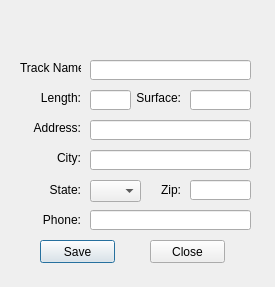
<?xml version="1.0" encoding="UTF-8"?>
<ui version="4.0">
 <class>Track</class>
 <widget class="QDialog" name="Track">
  <property name="geometry">
   <rect>
    <x>0</x>
    <y>0</y>
    <width>275</width>
    <height>287</height>
   </rect>
  </property>
  <property name="windowTitle">
   <string>Dialog</string>
  </property>
  <widget class="QLabel" name="label_4">
   <property name="geometry">
    <rect>
     <x>40</x>
     <y>210</y>
     <width>41</width>
     <height>20</height>
    </rect>
   </property>
   <property name="text">
    <string>&lt;html&gt;&lt;head/&gt;&lt;body&gt;&lt;p align=&quot;right&quot;&gt;Phone:&lt;/p&gt;&lt;/body&gt;&lt;/html&gt;</string>
   </property>
  </widget>
  <widget class="QLabel" name="label_7">
   <property name="geometry">
    <rect>
     <x>20</x>
     <y>150</y>
     <width>61</width>
     <height>16</height>
    </rect>
   </property>
   <property name="text">
    <string>&lt;html&gt;&lt;head/&gt;&lt;body&gt;&lt;p align=&quot;right&quot;&gt;City:&lt;/p&gt;&lt;/body&gt;&lt;/html&gt;</string>
   </property>
  </widget>
  <widget class="QLabel" name="label_6">
   <property name="geometry">
    <rect>
     <x>20</x>
     <y>120</y>
     <width>61</width>
     <height>16</height>
    </rect>
   </property>
   <property name="text">
    <string>&lt;html&gt;&lt;head/&gt;&lt;body&gt;&lt;p align=&quot;right&quot;&gt;Address:&lt;/p&gt;&lt;/body&gt;&lt;/html&gt;</string>
   </property>
  </widget>
  <widget class="QLabel" name="label_8">
   <property name="geometry">
    <rect>
     <x>40</x>
     <y>180</y>
     <width>41</width>
     <height>20</height>
    </rect>
   </property>
   <property name="text">
    <string>&lt;html&gt;&lt;head/&gt;&lt;body&gt;&lt;p align=&quot;right&quot;&gt;State:&lt;/p&gt;&lt;/body&gt;&lt;/html&gt;</string>
   </property>
  </widget>
  <widget class="QLabel" name="label_3">
   <property name="geometry">
    <rect>
     <x>120</x>
     <y>90</y>
     <width>61</width>
     <height>16</height>
    </rect>
   </property>
   <property name="text">
    <string>&lt;html&gt;&lt;head/&gt;&lt;body&gt;&lt;p align=&quot;right&quot;&gt;Surface:&lt;/p&gt;&lt;/body&gt;&lt;/html&gt;</string>
   </property>
  </widget>
  <widget class="QLabel" name="label">
   <property name="geometry">
    <rect>
     <x>20</x>
     <y>60</y>
     <width>61</width>
     <height>16</height>
    </rect>
   </property>
   <property name="text">
    <string>&lt;html&gt;&lt;head/&gt;&lt;body&gt;&lt;p align=&quot;right&quot;&gt;Track Name:&lt;/p&gt;&lt;/body&gt;&lt;/html&gt;</string>
   </property>
  </widget>
  <widget class="QLabel" name="label_2">
   <property name="geometry">
    <rect>
     <x>20</x>
     <y>90</y>
     <width>61</width>
     <height>16</height>
    </rect>
   </property>
   <property name="text">
    <string>&lt;html&gt;&lt;head/&gt;&lt;body&gt;&lt;p align=&quot;right&quot;&gt;Length:&lt;/p&gt;&lt;/body&gt;&lt;/html&gt;</string>
   </property>
  </widget>
  <widget class="QComboBox" name="trackState">
   <property name="geometry">
    <rect>
     <x>90</x>
     <y>180</y>
     <width>51</width>
     <height>22</height>
    </rect>
   </property>
   <item>
    <property name="text">
     <string/>
    </property>
   </item>
   <item>
    <property name="text">
     <string>AK</string>
    </property>
   </item>
   <item>
    <property name="text">
     <string>AL</string>
    </property>
   </item>
   <item>
    <property name="text">
     <string>AR</string>
    </property>
   </item>
   <item>
    <property name="text">
     <string>AZ</string>
    </property>
   </item>
   <item>
    <property name="text">
     <string>CA</string>
    </property>
   </item>
   <item>
    <property name="text">
     <string>CO</string>
    </property>
   </item>
   <item>
    <property name="text">
     <string>CT</string>
    </property>
   </item>
   <item>
    <property name="text">
     <string>DE</string>
    </property>
   </item>
   <item>
    <property name="text">
     <string>FL</string>
    </property>
   </item>
   <item>
    <property name="text">
     <string>GA</string>
    </property>
   </item>
   <item>
    <property name="text">
     <string>HI</string>
    </property>
   </item>
   <item>
    <property name="text">
     <string>IA</string>
    </property>
   </item>
   <item>
    <property name="text">
     <string>ID</string>
    </property>
   </item>
   <item>
    <property name="text">
     <string>IL</string>
    </property>
   </item>
   <item>
    <property name="text">
     <string>IN</string>
    </property>
   </item>
   <item>
    <property name="text">
     <string>KS</string>
    </property>
   </item>
   <item>
    <property name="text">
     <string>KY</string>
    </property>
   </item>
   <item>
    <property name="text">
     <string>LA</string>
    </property>
   </item>
   <item>
    <property name="text">
     <string>MA</string>
    </property>
   </item>
   <item>
    <property name="text">
     <string>MD</string>
    </property>
   </item>
   <item>
    <property name="text">
     <string>ME</string>
    </property>
   </item>
   <item>
    <property name="text">
     <string>MI</string>
    </property>
   </item>
   <item>
    <property name="text">
     <string>MN</string>
    </property>
   </item>
   <item>
    <property name="text">
     <string>MO</string>
    </property>
   </item>
   <item>
    <property name="text">
     <string>MS</string>
    </property>
   </item>
   <item>
    <property name="text">
     <string>MT</string>
    </property>
   </item>
   <item>
    <property name="text">
     <string>NC</string>
    </property>
   </item>
   <item>
    <property name="text">
     <string>ND</string>
    </property>
   </item>
   <item>
    <property name="text">
     <string>NE</string>
    </property>
   </item>
   <item>
    <property name="text">
     <string>NH</string>
    </property>
   </item>
   <item>
    <property name="text">
     <string>NJ</string>
    </property>
   </item>
   <item>
    <property name="text">
     <string>NM</string>
    </property>
   </item>
   <item>
    <property name="text">
     <string>NV</string>
    </property>
   </item>
   <item>
    <property name="text">
     <string>NY</string>
    </property>
   </item>
   <item>
    <property name="text">
     <string>OH</string>
    </property>
   </item>
   <item>
    <property name="text">
     <string>OK</string>
    </property>
   </item>
   <item>
    <property name="text">
     <string>OR</string>
    </property>
   </item>
   <item>
    <property name="text">
     <string>PA</string>
    </property>
   </item>
   <item>
    <property name="text">
     <string>RI</string>
    </property>
   </item>
   <item>
    <property name="text">
     <string>SC</string>
    </property>
   </item>
   <item>
    <property name="text">
     <string>SD</string>
    </property>
   </item>
   <item>
    <property name="text">
     <string>TN</string>
    </property>
   </item>
   <item>
    <property name="text">
     <string>TX</string>
    </property>
   </item>
   <item>
    <property name="text">
     <string>UT</string>
    </property>
   </item>
   <item>
    <property name="text">
     <string>VA</string>
    </property>
   </item>
   <item>
    <property name="text">
     <string>VT</string>
    </property>
   </item>
   <item>
    <property name="text">
     <string>WA</string>
    </property>
   </item>
   <item>
    <property name="text">
     <string>WI</string>
    </property>
   </item>
   <item>
    <property name="text">
     <string>WV</string>
    </property>
   </item>
   <item>
    <property name="text">
     <string>WY</string>
    </property>
   </item>
  </widget>
  <widget class="QLineEdit" name="trackName">
   <property name="geometry">
    <rect>
     <x>90</x>
     <y>60</y>
     <width>161</width>
     <height>20</height>
    </rect>
   </property>
  </widget>
  <widget class="QLineEdit" name="trackLength">
   <property name="geometry">
    <rect>
     <x>90</x>
     <y>90</y>
     <width>41</width>
     <height>20</height>
    </rect>
   </property>
  </widget>
  <widget class="QLineEdit" name="trackAddress">
   <property name="geometry">
    <rect>
     <x>90</x>
     <y>120</y>
     <width>161</width>
     <height>20</height>
    </rect>
   </property>
  </widget>
  <widget class="QLineEdit" name="trackCity">
   <property name="geometry">
    <rect>
     <x>90</x>
     <y>150</y>
     <width>161</width>
     <height>20</height>
    </rect>
   </property>
  </widget>
  <widget class="QLabel" name="label_10">
   <property name="geometry">
    <rect>
     <x>150</x>
     <y>180</y>
     <width>31</width>
     <height>20</height>
    </rect>
   </property>
   <property name="text">
    <string>&lt;html&gt;&lt;head/&gt;&lt;body&gt;&lt;p align=&quot;right&quot;&gt;Zip:&lt;/p&gt;&lt;/body&gt;&lt;/html&gt;</string>
   </property>
  </widget>
  <widget class="QLineEdit" name="trackZip">
   <property name="geometry">
    <rect>
     <x>190</x>
     <y>180</y>
     <width>61</width>
     <height>20</height>
    </rect>
   </property>
  </widget>
  <widget class="QLineEdit" name="trackPhone">
   <property name="geometry">
    <rect>
     <x>90</x>
     <y>210</y>
     <width>161</width>
     <height>20</height>
    </rect>
   </property>
   <property name="inputMask">
    <string/>
   </property>
  </widget>
  <widget class="QLineEdit" name="trackSurface">
   <property name="geometry">
    <rect>
     <x>190</x>
     <y>90</y>
     <width>61</width>
     <height>20</height>
    </rect>
   </property>
  </widget>
  <widget class="QPushButton" name="saveButton">
   <property name="geometry">
    <rect>
     <x>40</x>
     <y>240</y>
     <width>75</width>
     <height>23</height>
    </rect>
   </property>
   <property name="text">
    <string>Save</string>
   </property>
  </widget>
  <widget class="QPushButton" name="pushButton_2">
   <property name="geometry">
    <rect>
     <x>150</x>
     <y>240</y>
     <width>75</width>
     <height>23</height>
    </rect>
   </property>
   <property name="text">
    <string>Close</string>
   </property>
  </widget>
  <widget class="QLabel" name="label_5">
   <property name="geometry">
    <rect>
     <x>10</x>
     <y>10</y>
     <width>261</width>
     <height>41</height>
    </rect>
   </property>
   <property name="text">
    <string/>
   </property>
   <property name="pixmap">
    <pixmap resource="Resources.qrc">:/Resources/Images/Resources/Images/AddTrack2.png</pixmap>
   </property>
  </widget>
  <zorder>label_4</zorder>
  <zorder>label_7</zorder>
  <zorder>label_6</zorder>
  <zorder>label_8</zorder>
  <zorder>label_3</zorder>
  <zorder>label</zorder>
  <zorder>label_2</zorder>
  <zorder>trackName</zorder>
  <zorder>trackLength</zorder>
  <zorder>trackAddress</zorder>
  <zorder>trackCity</zorder>
  <zorder>label_10</zorder>
  <zorder>trackState</zorder>
  <zorder>trackZip</zorder>
  <zorder>trackPhone</zorder>
  <zorder>trackSurface</zorder>
  <zorder>saveButton</zorder>
  <zorder>pushButton_2</zorder>
  <zorder>label_5</zorder>
 </widget>
 <tabstops>
  <tabstop>trackName</tabstop>
  <tabstop>trackLength</tabstop>
  <tabstop>trackSurface</tabstop>
  <tabstop>trackAddress</tabstop>
  <tabstop>trackCity</tabstop>
  <tabstop>trackState</tabstop>
  <tabstop>trackZip</tabstop>
  <tabstop>trackPhone</tabstop>
  <tabstop>saveButton</tabstop>
  <tabstop>pushButton_2</tabstop>
 </tabstops>
 <resources>
  <include location="Resources.qrc"/>
 </resources>
 <connections/>
</ui>
